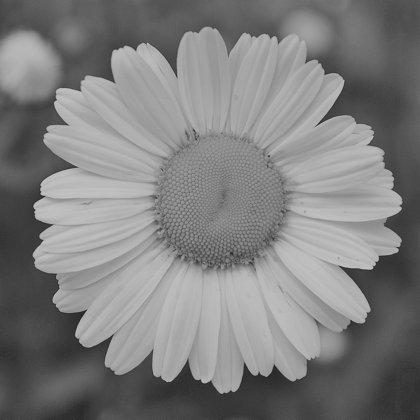
#> input picture _images/daisy.png, 420 x 420 px, found by its file name
$ jupyter execute --allow-errors histogram.ipynb
#> lines starting #> are read from the running program, lines starting #| are printed output that depends on the picture; after the words box and inside, x2 and y2 are one past the last pixel; in counts of white or black regions, pixels touching at a corner belong together
(C:histogram)=
# Histogram

[cell 1]
from myst_nb import glue
import os
path = "" if os.getcwd()[-4:] == "book" else "book/"
path += "figs/"

## Definition

The histogram of a digital image depicts how the intensities of its pixels are distributed.
It is the discrete function $h$ such that

$$
h(i) = n_i
$$

where $n_i$ is the number of pixels with intensity $i$.

{numref}`F:histogram:example` shows an image and its associated histogram.
The histogram is displayed as a bar plot, constituted as a set of _bins_.
We distinguish two "modes" on the histogram:
the one on the left corresponds to the dark tones in the image (mainly the background) and the one on the right corresponds to the light tones (the petals and the center).
Since the image has 256 gray levels, the histogram lies on [0,255].

```{glue:figure} G:histogram:example
:name: "F:histogram:example"

A grayscale image and its histogram.
```

[cell 2]
import numpy as np
import skimage.io as io
import matplotlib.pyplot as plt

img = io.imread(path + "daisy.png")
#> img is the input picture: shape (420, 420); min 35, max 197, mean 126.6

fig = plt.figure(figsize=(10,4))

# Image
plt.subplot(1,2,1)
plt.imshow(img, cmap="gray")

# Histogram
plt.subplot(1,2,2)
plt.hist(img.ravel(), bins=range(0,256,2))
plt.xlim((0, 255))

glue("G:histogram:example", fig, display=False)
#> (this line was passed over: myst_nb is not available in this run)
#plt.close(fig)
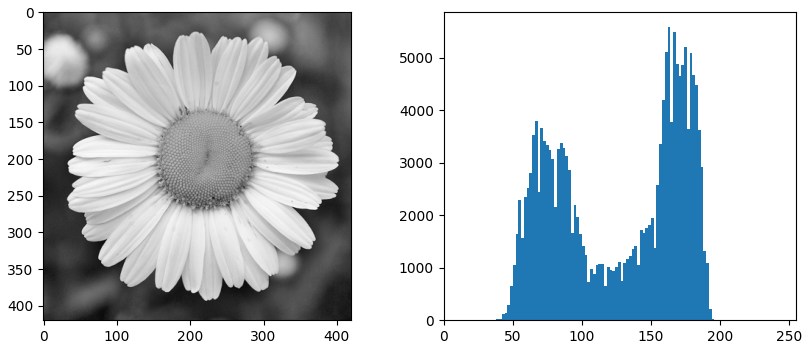
#> figure drawn by matplotlib, 2 panels; panel 2: tallest bar 5589 high, from x = 162 to 164

## Properties

* The histogram can be seen as a discrete probability density function if it is normalized,
  _i.e._ the bins are divided by the pixel number $M \times N$:

  $$
  p(i) = \frac{n_i}{M \times N}
  $$

* The histogram gives a global information about the pixel intensities of an image but lost the spatial information in the image.
  In consequence, two different images can have the same histogram (cf. {numref}`F:histogram:daisy-sorted`).

  ```{glue:figure} G:histogram:daisy-sorted
  :name: "F:histogram:daisy-sorted"

  These two images have the same histogram (given [Fig. 7](histogram.html#f-histogram-example)).
  The image on the right actually corresponds to the pixels of the image on the left sorted wit respect to their gray level.
  ```

* The number and width of the bins are chosen by the user.

[cell 3]
# Charge l'image
img = io.imread(path + "daisy.png")

# Réordonnement des pixels pour avoir une nouvelle image avec le même histogramme
imgs = np.sort(img.ravel())
imgs = np.reshape(imgs, img.shape)
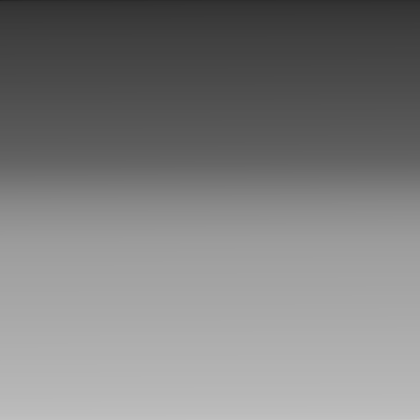
#> imgs: shape (420, 420); min 35, max 197, mean 126.6

# Affichage
fig = plt.figure(figsize=(10,4))
plt.subplot(1,2,1)
plt.imshow(img, cmap="gray")
plt.xticks([])
plt.yticks([])
plt.subplot(1,2,2)
plt.imshow(imgs, cmap="gray")
plt.xticks([])
plt.yticks([])

plt.show()
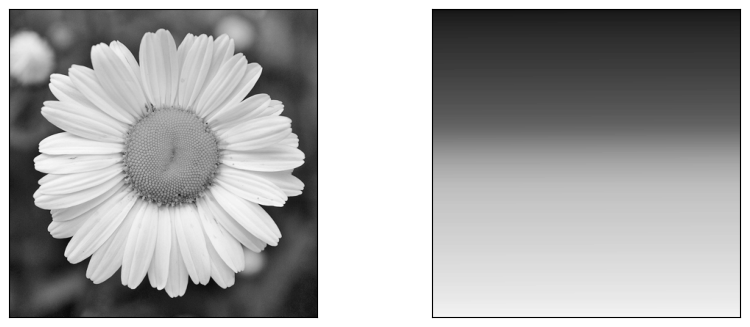
#> figure drawn by matplotlib, 2 panels

glue("G:histogram:daisy-sorted", fig, display=False)
#> (this line was passed over: myst_nb is not available in this run)

## Histogram transformation

Histogram transformation consists in applying a mathematical function to the intensity distribution.
Some transformations may be useful for improving the visual quality of an image,
although it is rarely needed inside an automatic processing.
So, one can apply a transform $T$ on the pixel intensities to change their values:

$$j = T(i)$$

where $j$ and $i$ are respectively the intensities of the new and the original image.
As a consequence, the histogram of the new image differs from the histogram of the original image.

Below are some common transformations (we suppose the pixel intensities to lie in [0,1]).

**Negative image**

$$T(i) = 1-i$$

```{glue:figure} G:histogram:negative
:name: "F:histogram:negative"

Negative image: the gray levels are reversed.
```

**Gamma correction**

$$T(i) = i^\gamma$$

```{glue:figure} G:histogram:gamma
:name: "F:histogram:gamma"

Gamma correction modify the coulours of an image acquired by an electronic system,
it is used to take into account the non-linear sensibility of human eyes to the light.
Here, $\gamma=0.4$
```

**Histogram spreading**

$$T(i) = \frac{i-i_\text{min}}{i_\text{max}-i_\text{min}}$$

where $i_\text{min}$ and $i_\text{max}$ are respectively the minimum and maximum valeurs of the image.

```{glue:figure} G:histogram:spread
:name: "F:histogram:spread"

Histogram spreading enhances the contrast by "dilating" the histogram to the whole intensity interval.
```

**Histogram equalization**

$$T(i) = \frac{1}{MN} \sum_{k=0}^i n_k$$

where $M$ and $N$ are the image size and $n_k$ is the number of pixels with intensity $k$.
This transformation aims to spread the histogram over the entire intensity range, and to make the histogram as flat as possible.
A consequence is an increasing of the image contrast.
It is a fully automatic method that does not require any parameters to be set.
The demonstration of this equation is available in {ref}`[Gonzalez 2010, section 3.3.1] <C:biblio>`.

```{glue:figure} G:histogram:equalization
:name: "F:histogram:equalization"

Histogram equalization is another contrast enhancing and tend to make the details more visible.
```

[cell 4]
from skimage.exposure import equalize_hist, cumulative_distribution

# Charge l'image
img = io.imread(path + "daisy.png")
img = img / 255

transforms = ["negative","gamma","spread","equalization"]

x = np.linspace(0, 1, 256)

#> (the rest of this cell did not finish here and is left out)

## Thresholding

The histogram is sometimes very useful to segment the image in two classes,
that is to distinguish the objects in the image with respect to their gray level.
Indeed, if the histogram shows clearly two modes (_i.e._ two "bumps"),
on can define a threshold $T$ between these two modes, then apply a thresholding on the pixels, such that:
* if the pixel level is lower that $T$, then the pixel is in class 0 (displayed in black in {numref}`F:histogram:threshold`),
* otherwise the pixel is in class 1 (displayed in white in {numref}`F:histogram:threshold`).

```{glue:figure} G:histogram:threshold
:name: "F:histogram:threshold"

Threshold with a threshold set to 115.
```

Such a thresholding yields a binary image whose pixels have only two values.
Several methods exist that compute automatically the threshold, such that {ref}`Otsu's method <C:segmentation>`.

[cell 5]
# Charge l'image
img = io.imread(path + "daisy.png")

# Seuillage
T = 115
new = img > T
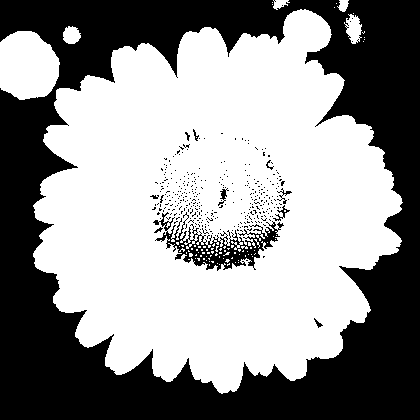
#> new: shape (420, 420) bool; 57.1% white; 351 black regions (340 under 20 px), largest, box (x1, y1, x2, y2) and area: (0, 0, 420, 420) 72407, (153, 212, 284, 271) 2308, (273, 205, 290, 221) 70

fig = plt.figure(figsize=(12,3))

plt.subplot(1,3,1)
plt.imshow(img, cmap="gray", vmin=0, vmax=255)
plt.xticks([])
plt.yticks([])
plt.title("Original image")

plt.subplot(1,3,2)
plt.hist(img.ravel(), bins=np.arange(0,256,2))
plt.plot([T, T], [0, 3000], 'r')
plt.text(T, 3500, f"T={T}", horizontalalignment='center', color='r')
plt.title("Original histogram")

plt.subplot(1,3,3)
plt.imshow(new, cmap="gray", vmin=0, vmax=1)
plt.xticks([])
plt.yticks([])
plt.title("Image after thresholding")

plt.show()
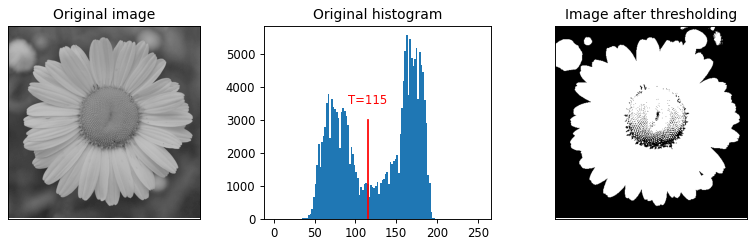
#> figure drawn by matplotlib, 3 panels; panel 2: tallest bar 5589 high, from x = 162 to 164

glue("G:histogram:threshold", fig, display=False)
#> (this line was passed over: myst_nb is not available in this run)
